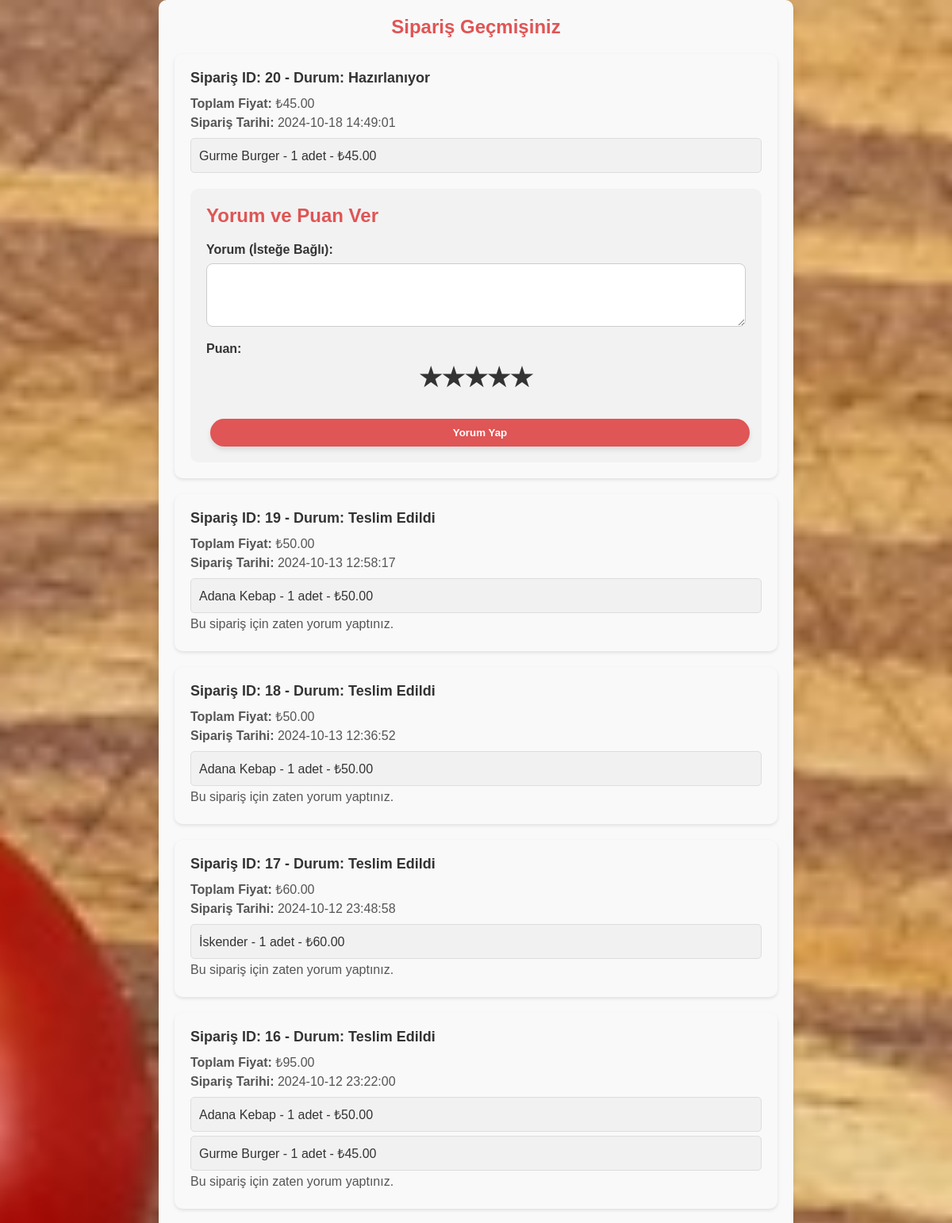
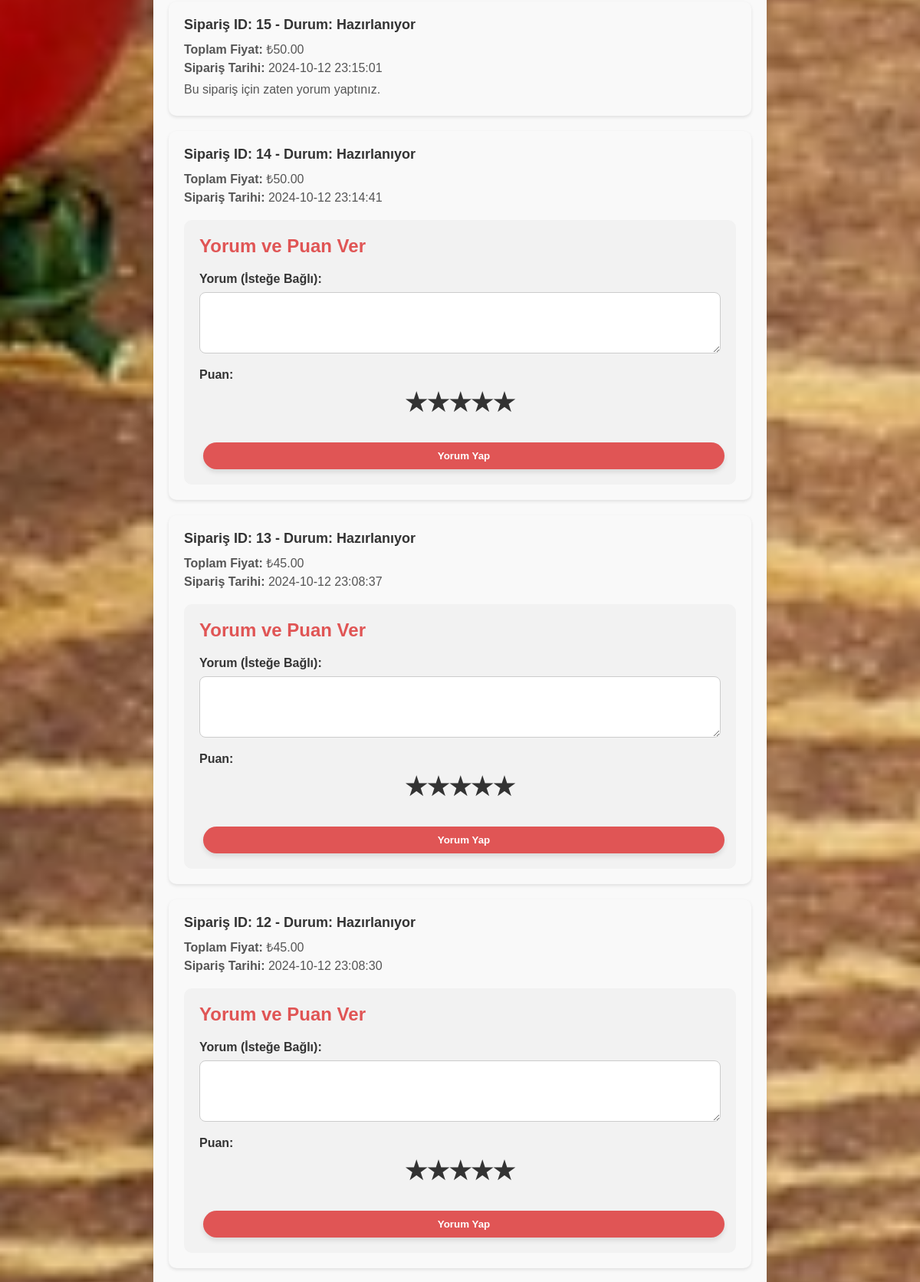
The app's page /order_history.php (signed in, upper part) with its own data (2 pictures, top to bottom).
### tables this page shows
CREATE TABLE orders (
    id INTEGER PRIMARY KEY AUTOINCREMENT,
    user_id INTEGER,
    order_status TEXT DEFAULT 'Hazırlanıyor',
    total_price REAL NOT NULL,
    created_at DATETIME DEFAULT CURRENT_TIMESTAMP, restaurant_id INTEGER, company_id INT,
    FOREIGN KEY (user_id) REFERENCES users(id)
);

CREATE TABLE food (
    id INTEGER PRIMARY KEY AUTOINCREMENT,
    restaurant_id INTEGER,
    name TEXT NOT NULL,
    description TEXT,
    image_path TEXT,
    price REAL NOT NULL,
    discount REAL DEFAULT 0,
    created_at DATETIME DEFAULT CURRENT_TIMESTAMP,
    deleted_at DATETIME,
    FOREIGN KEY (restaurant_id) REFERENCES restaurant(id)
);

### order_history.php (the view, shortened to what this page needs)
<?php
include 'db.php';
$user_id = $_SESSION['user_id'];
$query = "SELECT * FROM orders WHERE user_id = :user_id ORDER BY created_at DESC";
$stmt = $db->prepare($query);
$stmt->bindValue(':user_id', $user_id, PDO::PARAM_INT);
$stmt->execute();
$orders = $stmt->fetchAll(PDO::FETCH_ASSOC);
?>
<!DOCTYPE html>
<html lang="en">
<head>
    <link rel="stylesheet" href="style.css">
</head>
<body>
    <div class="order-history-container">
        <h2>Sipariş Geçmişiniz</h2>
        <?php if (count($orders) > 0): ?>
            <?php foreach ($orders as $order): ?>
                <div class="order-card">
                    <h3>Sipariş ID: <?php echo htmlspecialchars($order['id']); ?> - Durum: <?php echo htmlspecialchars($order['order_status']); ?></h3>
                    <p><strong>Toplam Fiyat:</strong> ₺<?php echo number_format($order['total_price'], 2); ?></p>
                    <p><strong>Sipariş Tarihi:</strong> <?php echo htmlspecialchars($order['created_at']); ?></p>
                    <?php
                    $stmt_items = $db->prepare("SELECT food.name, order_items.quantity, order_items.price
                                                FROM order_items
                                                JOIN food ON order_items.food_id = food.id
                                                WHERE order_items.order_id = :order_id");
                    $stmt_items->bindValue(':order_id', $order['id'], PDO::PARAM_INT);
                    $stmt_items->execute();
                    $items = $stmt_items->fetchAll(PDO::FETCH_ASSOC);
                    $stmt_comment_check = $db->prepare("SELECT * FROM comments WHERE order_id = :order_id");
                    $stmt_comment_check->bindValue(':order_id', $order['id'], PDO::PARAM_INT);
                    $stmt_comment_check->execute();
                    $comment_exists = $stmt_comment_check->fetch(PDO::FETCH_ASSOC);
                    ?>
                    <ul class="order-items">
                        <?php foreach ($items as $item): ?>
                            <li>
                                <?php echo htmlspecialchars($item['name']); ?> -
                                <?php echo htmlspecialchars($item['quantity']); ?> adet -
                                ₺<?php echo number_format($item['price'], 2); ?>
                            </li>
                        <?php endforeach; ?>
                    </ul>
                    <?php if (!$comment_exists): ?>
                        <form action="submit_comment.php" method="POST" class="comment-form">
                            <h4>Yorum ve Puan Ver</h4>
                            <div class="form-group">
                                <label for="comment">Yorum (İsteğe Bağlı):</label>
                                <textarea name="comment" id="comment"></textarea>
                            </div>
                            <div class="form-group">
                                <label for="rating">Puan:</label>
                                <div class="star-rating">
                                    <label for="star5-<?php echo $order['id']; ?>">★</label>
                                    <label for="star4-<?php echo $order['id']; ?>">★</label>
                                    <label for="star3-<?php echo $order['id']; ?>">★</label>
                                    <label for="star2-<?php echo $order['id']; ?>">★</label>
                                    <label for="star1-<?php echo $order['id']; ?>">★</label>
                                </div>
                            </div>
                            <button type="submit" class="button">Yorum Yap</button>
                        </form>
                    <?php else: ?>
                        <p>Bu sipariş için zaten yorum yaptınız.</p>
                    <?php endif; ?>
                </div>
            <?php endforeach; ?>
        <?php else: ?>
            <p class="no-orders">Henüz bir siparişiniz bulunmamaktadır.</p>
        <?php endif; ?>
    </div>
</body>
</html>

### style.css (style rules this page uses)
* { margin: 0; padding: 0; box-sizing: border-box; }
body { font-family: 'Open Sans', sans-serif; color: #333; background-color: #f4f4f4; }
body { background-image: url('images/background.jpeg'); background-size: cover; background-position: center center; background-repeat: no-repeat; background-attachment: fixed; background-color: #f0f4f8; color: #333; font-family: Arial, sans-serif; margin: 0; padding: 0; }
.button { background-color: #c73d3d; color: white; padding: 10px 20px; border-radius: 25px; border: none; box-shadow: 0 4px 6px rgba(0, 0, 0, 0.1); transition: background-color 0.3s, transform 0.2s; text-decoration: none; font-weight: bold; }
.form-group { margin-bottom: 15px; text-align: left; }
.form-group label { display: block; font-weight: bold; margin-bottom: 5px; }
.button { background-color: #e05555; color: white; padding: 10px 20px; border-radius: 25px; border: none; width: 100%; box-shadow: 0 4px 6px rgba(0, 0, 0, 0.1); transition: background-color 0.3s, transform 0.2s; font-weight: bold; cursor: pointer; }
.button { display: inline-block; padding: 6px 12px; margin: 0 5px; background-color: #e05555; color: white; text-decoration: none; border-radius: 5px; transition: background-color 0.3s; }
.button { background-color: #e05555; color: white; padding: 10px 15px; border-radius: 5px; text-decoration: none; border: none; text-align: center; display: inline-block; margin-top: 10px; transition: background-color 0.3s, transform 0.2s; font-weight: bold; cursor: pointer; }
.button { background-color: #e05555; color: white; padding: 10px 15px; border-radius: 5px; border: none; text-align: center; text-decoration: none; display: inline-block; margin-top: 10px; transition: background-color 0.3s, transform 0.2s; font-weight: bold; cursor: pointer; }
.button { background-color: #e05555; color: white; padding: 10px 15px; border-radius: 5px; text-decoration: none; text-align: center; font-weight: bold; transition: background-color 0.3s, transform 0.2s; }
.order-history-container { max-width: 800px; margin: 50px auto; background-color: #ffffff; padding: 20px; border-radius: 10px; box-shadow: 0 4px 8px rgba(0, 0, 0, 0.1); text-align: center; }
.order-history-container h2 { color: #e05555; margin-bottom: 20px; }
.order-card { background-color: #f9f9f9; padding: 15px; margin-bottom: 15px; border-radius: 8px; box-shadow: 0 2px 4px rgba(0, 0, 0, 0.1); text-align: left; }
.order-card h3 { color: #333; margin-bottom: 10px; font-size: 18px; }
.order-card p { color: #555; margin: 5px 0; }
.order-items { list-style-type: none; padding: 0; margin: 10px 0; }
.order-items li { background-color: #ffffff; padding: 8px; border: 1px solid #ddd; border-radius: 5px; margin-bottom: 5px; }
.button { background-color: #e05555; color: white; padding: 10px 20px; border-radius: 25px; border: none; text-decoration: none; font-weight: bold; margin-top: 10px; display: inline-block; transition: background-color 0.3s; cursor: pointer; }
.order-history-container { max-width: 800px; margin: 0 auto; padding: 20px; background-color: #f9f9f9; border-radius: 10px; box-shadow: 0 4px 8px rgba(0, 0, 0, 0.1); }
.order-card { background-color: white; padding: 20px; margin: 10px 0; border-radius: 10px; box-shadow: 0 2px 4px rgba(0, 0, 0, 0.1); }
.order-items { list-style-type: none; padding: 0; margin: 10px 0 0; }
.order-items li { background-color: #f1f1f1; margin: 5px 0; padding: 10px; border-radius: 5px; }
.order-card h3 { margin: 0 0 10px 0; font-size: 18px; color: #333; }
.order-card p { margin: 5px 0; font-size: 16px; color: #555; }

### records on screen
orders: id "20", order_status "Hazırlanıyor", total_price "45.00", created_at "2024-10-18 14:49:01"
food: name "Gurme Burger", quantity "1", price "45.00"
orders: id "19", order_status "Teslim Edildi", total_price "50.00", created_at "2024-10-13 12:58:17", shows "Bu sipariş için zaten yorum yaptınız."
food: name "Adana Kebap", quantity "1", price "50.00"
orders: id "18", order_status "Teslim Edildi", total_price "50.00", created_at "2024-10-13 12:36:52", shows "Bu sipariş için zaten yorum yaptınız."
orders: id "17", order_status "Teslim Edildi", total_price "60.00", created_at "2024-10-12 23:48:58", shows "Bu sipariş için zaten yorum yaptınız."
food: name "İskender", quantity "1", price "60.00"
orders: id "16", order_status "Teslim Edildi", total_price "95.00", created_at "2024-10-12 23:22:00", shows "Bu sipariş için zaten yorum yaptınız."
orders: id "15", order_status "Hazırlanıyor", total_price "50.00", created_at "2024-10-12 23:15:01", shows "Bu sipariş için zaten yorum yaptınız."
orders: id "14", order_status "Hazırlanıyor", total_price "50.00", created_at "2024-10-12 23:14:41"
orders: id "13", order_status "Hazırlanıyor", total_price "45.00", created_at "2024-10-12 23:08:37"
orders: id "12", order_status "Hazırlanıyor", total_price "45.00", created_at "2024-10-12 23:08:30"
